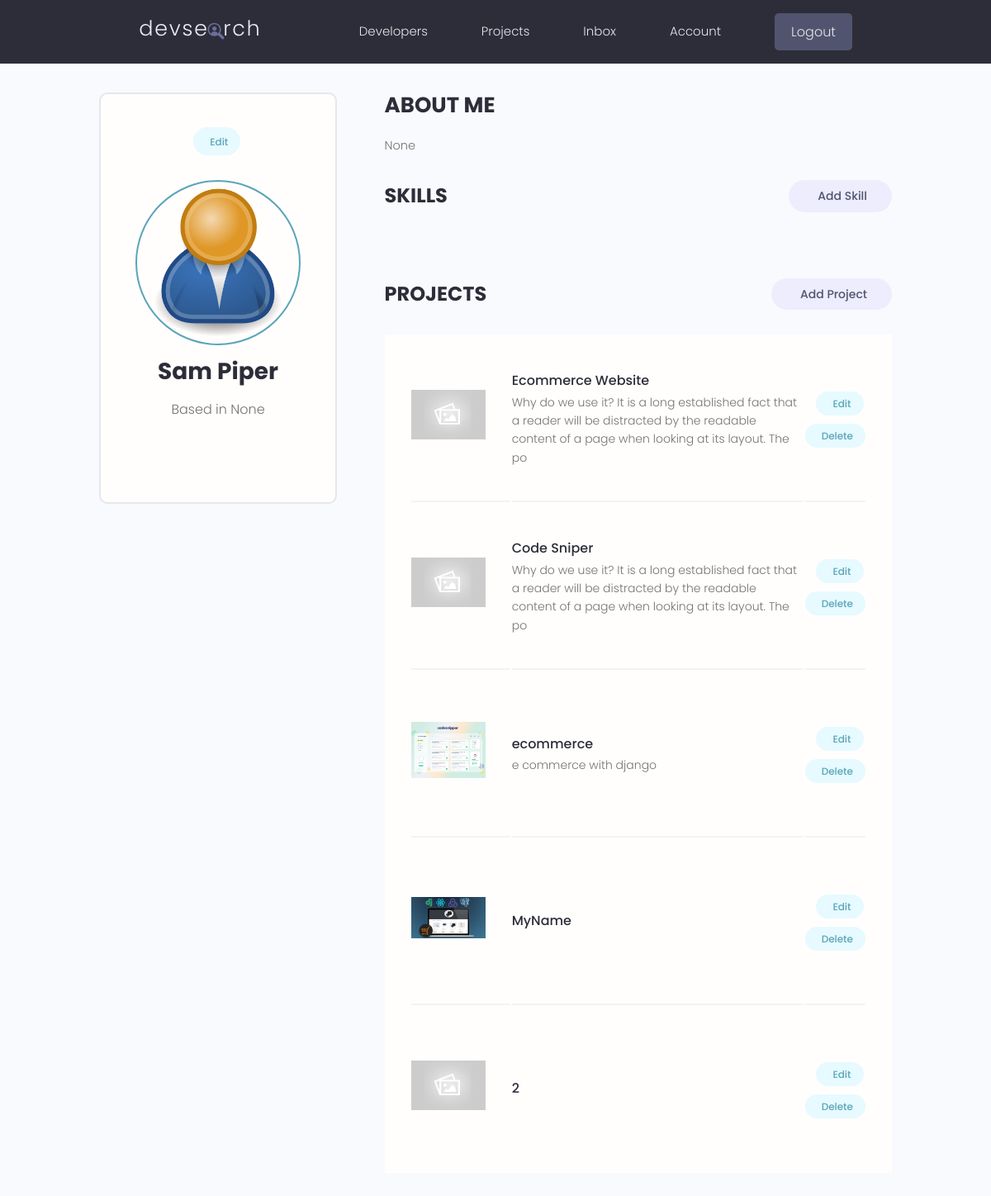
/account/ (signed in), run on the app's committed database.
### users/models.py (models this page shows, shortened)
class Profile(models.Model):
    user = models.OneToOneField(User, on_delete=models.CASCADE, null=True, blank=True)
    name = models.CharField(max_length=200, blank=True, null=True)
    email = models.EmailField(max_length=500, blank=True, null=True)
    username = models.CharField(max_length=200, blank=True, null=True)
    location = models.CharField(max_length=200, blank=True, null=True)
    short_intro = models.CharField(max_length=200, blank=True, null=True)
    bio = models.TextField(blank=True, null=True)
    profile_image = models.ImageField(null=True, blank=True, upload_to='profiles/', default='profiles/user-default.png')
    social_github = models.CharField(max_length=200, blank=True, null=True)
    social_twiter = models.CharField(max_length=200, blank=True, null=True)
    social_linkedin = models.CharField(max_length=200, blank=True, null=True)
    social_youtube = models.CharField(max_length=200, blank=True, null=True)
    social_website = models.CharField(max_length=200, blank=True, null=True)
    created = models.DateTimeField(auto_now_add=True)
    id = models.UUIDField(default=uuid.uuid4, unique=True,
                          primary_key=True, editable=False)

### projects/models.py (models this page shows, shortened)
class Project(models.Model):
    owner = models.ForeignKey(Profile, null=True, blank=True, on_delete=models.SET_NULL)
    title = models.CharField(max_length=200)
    description = models.TextField(null=True, blank=True)
    featured_image = models.ImageField(null=True, blank=True, default="default.jpg")
    demo_link = models.CharField(max_length=2000, null=True, blank=True)
    source_link = models.CharField(max_length=2000, null=True, blank=True)
    tags = models.ManyToManyField('Tag', blank=True)
    vote_total = models.IntegerField(default=0, null=True, blank=True)
    vote_ratio = models.IntegerField(default=0, null=True, blank=True)
    created = models.DateTimeField(auto_now_add=True)
    id = models.UUIDField(default=uuid.uuid4, unique=True,
                          primary_key=True, editable=False)
    class Meta:
        ordering = ['-vote_ratio', '-vote_total']

### users/views.py (the view)
# urls.py: path('account/', views.userAccount, name='account'),
@login_required(login_url='login')
def userAccount(request):
    profile = request.user.profile
    skills = profile.skill_set.all()
    projects = profile.project_set.all()
    context = {
        'profile': profile,
        'skills': skills,
        'projects' : projects
    }
    return render(request, 'users/account.html', context)

### users/templates/users/account.html (shortened to what this page needs)
{% extends 'main.html' %} {% block content %}
<main class="settingsPage profile my-md">
  <div class="container">
    <div class="layout">
      <div class="column column--1of3">
        <div class="card text-center">
          <div class="card__body dev">
            <a
              class="tag tag--pill tag--main settings__btn"
              href="{% url 'edit-account' %}"
              > Edit</a
            >
            <img
              class="avatar avatar--xl dev__avatar"
              src="{{profile.profile_image.url}}"
            />
            <h2 class="dev__name">{{profile.name}}</h2>
            <p class="dev__location">Based in {{profile.location}}</p>
          </div>
        </div>
      </div>
      <div class="column column--2of3">
        <div class="devInfo">
          <h3 class="devInfo__title">About Me</h3>
          <p class="devInfo__about">{{profile.bio}}</p>
        </div>
        <div class="settings">
          <h3 class="settings__title">Skills</h3>
          <a
            class="tag tag--pill tag--sub settings__btn tag--lg"
            href="{% url 'create-skill' %}"
            > Add Skill</a
          >
        </div>
        <div class="settings">
          <h3 class="settings__title">Projects</h3>
          <a
            class="tag tag--pill tag--sub settings__btn tag--lg"
            href="{% url 'create-project' %}"
            > Add Project</a
          >
        </div>
        <table class="settings__table">
          {% for project in projects %}
          <tr>
            <td class="settings__thumbnail">
              <a href="{% url 'project' project.id %}"
                ><img
                  src="{{project.featured_image.url}}"
                  alt="Project Thumbnail"
              /></a>
            </td>
            <td class="settings__tableInfo">
              <a href="{% url 'project' project.id %}">{{project.title}}</a>
              <p>{{project.description|slice:"150"}}</p>
            </td>
            <td class="settings__tableActions">
              <a
                class="tag tag--pill tag--main settings__btn"
                href="{% url 'update-project' project.id %}"
                > Edit</a
              >
              <a
                class="tag tag--pill tag--main settings__btn"
                href="{% url 'delete-project' project.id %}?next=/account"
                > Delete</a
              >
            </td>
          </tr>
          {% endfor %}
        </table>
      </div>
    </div>
  </div>
</main>
{% endblock content %}

### static/styles/app.css (style rules this page uses)
:root { --color-sub: #2d2d39; }
.card { border: 2px solid var(--color-light); }
img { width: 100%; }
.profile .card > .dev { padding: 4rem; }
.dev__avatar { display: block; margin: auto; }
.dev__name { color: var(--color-sub); font-size: 2.8rem; font-weight: 700; margin-top: 1rem; margin-bottom: 0.5rem; }
.dev__location { margin-top: 1rem; }
.devInfo { margin-bottom: 3rem; }
.devInfo__title, .devInfo__subtitle { font-size: 2.6rem; color: var(--color-sub); text-transform: uppercase; font-weight: 700; margin-bottom: 1.5rem; }
.devInfo__about, .devSkill__info { font-size: 1.45rem; line-height: 1.7; text-align: justify; }
.settingsPage .dev > .settings__btn { display: inline-block; margin-bottom: 3rem; }
.settings { display: flex; justify-content: space-between; align-items: center; }
.settings__title { font-size: 2.4rem; text-transform: uppercase; font-weight: 700; color: var(--color-sub); }
.settings__table { margin-top: 3rem; margin-bottom: 5rem; padding: 0 3rem; background: var(--color-white); }
.settings__table tr { width: 100%; }
.settings__table tr > td { padding: 2rem 0; }
.settings__table tr:not(:last-child) td { border-bottom: 2px solid var(--color-white-light); }
.settings__thumbnail { width: 23%; min-width: 10rem; }
.settings__thumbnail img { padding-right: 3rem; height: 15rem; object-fit: contain; }
.settings__tableInfo { width: 100%; }
.settings__tableInfo h4, .settings__tableInfo a { padding-right: 1rem; width: auto; font-size: 1.6rem; font-weight: 500; color: var(--color-sub); }
.settings__tableInfo p { font-size: 1.4rem; }
.settings__tableActions { text-align: right; }

### static/uikit/styles/modules/_variables.css (style rules this page uses)
:root { --color-main: #5aa5b9; --color-main-light: #e6faff; --color-sub: #3f4156; --color-sub-light: #51546e; --color-sub-lighter: #ededfd; --color-text: #737373; --color-gray: #8b8b8b; --color-light: #e5e7eb; --color-light-gray: #767676; --color-bg: #f8fafd; --color-white: #fffefd; --color-white-light: #f3f3f3; --color-success: #359e64; --color-success-bg: #def8e8; --color-error: #fc4b0b; --color-error-bg: #fff2ee; --font-base: 'Poppins', arial, helvetica, 'Segoe UI', roboto, ubuntu, sans-serif; --font-monospace: 'Fira Code', 'Courier New', courier, monospace; --font-regular: 300; --font-medium: 500; --font-bold: 700; --generic-shadow: 1px 1px 5px #00000010; --generic-transition: all 0.3s ease-in-out; }

### static/uikit/styles/modules/_base.css (style rules this page uses)
* { margin: 0; padding: 0; box-sizing: border-box; text-rendering: optimizeLegibility; color: inherit; font-size: inherit; }
html { font-size: 50%; }
@media only screen and (min-width: 480px) { html { font-size: 56.25%; } }
@media only screen and (min-width: 1200px) { html { font-size: 62.5%; } }
body { line-height: 1.6; font-weight: 400; font-size: 1.5rem; color: var(--color-text); background-color: var(--color-bg); min-height: 100vh; }

### static/uikit/styles/modules/_typography.css (style rules this page uses)
* { font-family: var(--font-base); }
h2 { font-size: 3.6rem; font-weight: var(--font-bold); }
h3 { font-size: 3.2rem; font-weight: var(--font-medium); }
p, span, strong { font-size: 1.6rem; color: var(--color-text); font-weight: var(--font-regular); }
a { padding-bottom: 2px; text-decoration: none; display: inline-block; color: var(--color-main); font-weight: var(--font-medium); }

### static/uikit/styles/modules/_utilities.css (style rules this page uses)
.container { width: 92%; max-width: 165rem; margin: 0 auto; box-sizing: border-box; }
@media screen and (min-width: 1000px) { .container { width: 90%; } }
@media screen and (min-width: 1200px) { .container { width: 80%; } }
.text-center { text-align: center; }
.my-md { margin: 3rem auto; }

### static/uikit/styles/modules/_avatar.css (style rules this page uses)
.avatar { border-radius: 50%; border: 2px solid var(--color-main); object-fit: cover; }
.avatar--xl { height: 20rem; width: 20rem; }

### static/uikit/styles/modules/_card.css (style rules this page uses)
.card { border-radius: 1rem; background-color: var(--color-white); border: 1.5px solid var(--color-light); width: auto; height: auto; margin-top: 0.5rem; margin-bottom: 0.5rem; overflow: hidden; }
.card__body, .card__header { padding: 2rem 2.5rem; }

### static/uikit/styles/modules/_layout.css (style rules this page uses)
.layout { display: flex; flex-flow: row wrap; justify-content: space-between; }
.layout > .column { margin-bottom: 3rem; }
.layout > .column.column--1of3 { flex-basis: 30%; }
.layout > .column.column--2of3 { flex-basis: 64%; }

### data on the page
Profile: profile_image (placeholder picture), name "Sam Piper", location "None", bio "None"
Project: featured_image (placeholder picture), title "Ecommerce Website", description "Why do we use it? It is a long established fact that a reader will be distracted by the readable content of a page when looking at its layout. The po"
Project: featured_image (placeholder picture), title "Code Sniper", description "Why do we use it? It is a long established fact that a reader will be distracted by the readable content of a page when looking at its layout. The po"
Project: featured_image (picture), title "ecommerce", description "e commerce with django"
Project: featured_image (picture), title "MyName"
Project: featured_image (placeholder picture), title "2"
